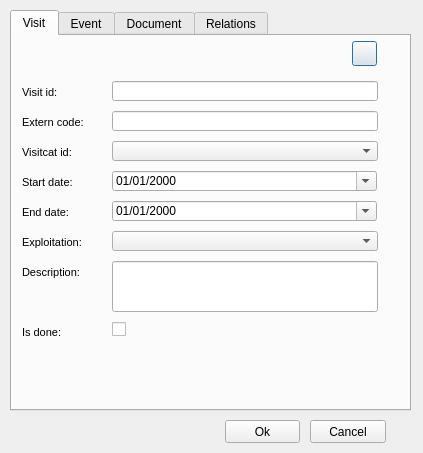
<?xml version="1.0" encoding="UTF-8"?>
<ui version="4.0">
 <class>Dialog</class>
 <widget class="QDialog" name="Dialog">
  <property name="geometry">
   <rect>
    <x>0</x>
    <y>0</y>
    <width>423</width>
    <height>453</height>
   </rect>
  </property>
  <property name="windowTitle">
   <string>Dialog</string>
  </property>
  <widget class="QTabWidget" name="tabWidget">
   <property name="geometry">
    <rect>
     <x>10</x>
     <y>10</y>
     <width>401</width>
     <height>401</height>
    </rect>
   </property>
   <property name="currentIndex">
    <number>0</number>
   </property>
   <widget class="QWidget" name="tab">
    <attribute name="title">
     <string>Visit</string>
    </attribute>
    <widget class="QLineEdit" name="visit_id">
     <property name="enabled">
      <bool>true</bool>
     </property>
     <property name="geometry">
      <rect>
       <x>100</x>
       <y>45</y>
       <width>266</width>
       <height>20</height>
      </rect>
     </property>
     <property name="text">
      <string/>
     </property>
    </widget>
    <widget class="QLabel" name="label_visit_id">
     <property name="geometry">
      <rect>
       <x>10</x>
       <y>45</y>
       <width>81</width>
       <height>22</height>
      </rect>
     </property>
     <property name="font">
      <font>
       <pointsize>8</pointsize>
      </font>
     </property>
     <property name="frameShape">
      <enum>QFrame::NoFrame</enum>
     </property>
     <property name="frameShadow">
      <enum>QFrame::Raised</enum>
     </property>
     <property name="text">
      <string>Visit id:</string>
     </property>
     <property name="textFormat">
      <enum>Qt::AutoText</enum>
     </property>
     <property name="scaledContents">
      <bool>false</bool>
     </property>
     <property name="margin">
      <number>3</number>
     </property>
    </widget>
    <widget class="QPushButton" name="add_geom">
     <property name="geometry">
      <rect>
       <x>340</x>
       <y>5</y>
       <width>25</width>
       <height>25</height>
      </rect>
     </property>
     <property name="text">
      <string/>
     </property>
     <property name="icon">
      <iconset>
       <normaloff>icons/widgets/131.png</normaloff>icons/widgets/131.png</iconset>
     </property>
    </widget>
    <widget class="QLabel" name="label_ext_code">
     <property name="geometry">
      <rect>
       <x>10</x>
       <y>75</y>
       <width>81</width>
       <height>22</height>
      </rect>
     </property>
     <property name="font">
      <font>
       <pointsize>8</pointsize>
      </font>
     </property>
     <property name="frameShape">
      <enum>QFrame::NoFrame</enum>
     </property>
     <property name="frameShadow">
      <enum>QFrame::Raised</enum>
     </property>
     <property name="text">
      <string>Extern code:</string>
     </property>
     <property name="textFormat">
      <enum>Qt::AutoText</enum>
     </property>
     <property name="scaledContents">
      <bool>false</bool>
     </property>
     <property name="margin">
      <number>3</number>
     </property>
    </widget>
    <widget class="QLineEdit" name="ext_code">
     <property name="enabled">
      <bool>true</bool>
     </property>
     <property name="geometry">
      <rect>
       <x>100</x>
       <y>75</y>
       <width>266</width>
       <height>20</height>
      </rect>
     </property>
     <property name="text">
      <string/>
     </property>
    </widget>
    <widget class="QLabel" name="label_startdate">
     <property name="geometry">
      <rect>
       <x>10</x>
       <y>135</y>
       <width>86</width>
       <height>22</height>
      </rect>
     </property>
     <property name="font">
      <font>
       <pointsize>8</pointsize>
      </font>
     </property>
     <property name="frameShape">
      <enum>QFrame::NoFrame</enum>
     </property>
     <property name="frameShadow">
      <enum>QFrame::Raised</enum>
     </property>
     <property name="text">
      <string>Start date:</string>
     </property>
     <property name="textFormat">
      <enum>Qt::AutoText</enum>
     </property>
     <property name="scaledContents">
      <bool>false</bool>
     </property>
     <property name="margin">
      <number>3</number>
     </property>
    </widget>
    <widget class="QLabel" name="label_enddate">
     <property name="geometry">
      <rect>
       <x>10</x>
       <y>165</y>
       <width>81</width>
       <height>22</height>
      </rect>
     </property>
     <property name="font">
      <font>
       <pointsize>8</pointsize>
      </font>
     </property>
     <property name="frameShape">
      <enum>QFrame::NoFrame</enum>
     </property>
     <property name="frameShadow">
      <enum>QFrame::Raised</enum>
     </property>
     <property name="text">
      <string>End date:</string>
     </property>
     <property name="textFormat">
      <enum>Qt::AutoText</enum>
     </property>
     <property name="scaledContents">
      <bool>false</bool>
     </property>
     <property name="margin">
      <number>3</number>
     </property>
    </widget>
    <widget class="QLabel" name="label_expl_id">
     <property name="geometry">
      <rect>
       <x>10</x>
       <y>195</y>
       <width>86</width>
       <height>22</height>
      </rect>
     </property>
     <property name="font">
      <font>
       <pointsize>8</pointsize>
      </font>
     </property>
     <property name="frameShape">
      <enum>QFrame::NoFrame</enum>
     </property>
     <property name="frameShadow">
      <enum>QFrame::Raised</enum>
     </property>
     <property name="text">
      <string>Exploitation:</string>
     </property>
     <property name="textFormat">
      <enum>Qt::AutoText</enum>
     </property>
     <property name="scaledContents">
      <bool>false</bool>
     </property>
     <property name="margin">
      <number>3</number>
     </property>
    </widget>
    <widget class="QComboBox" name="expl_id">
     <property name="geometry">
      <rect>
       <x>100</x>
       <y>195</y>
       <width>266</width>
       <height>20</height>
      </rect>
     </property>
    </widget>
    <widget class="QComboBox" name="visitcat_id">
     <property name="geometry">
      <rect>
       <x>100</x>
       <y>105</y>
       <width>266</width>
       <height>20</height>
      </rect>
     </property>
    </widget>
    <widget class="QLabel" name="label_visitcat_id">
     <property name="geometry">
      <rect>
       <x>10</x>
       <y>105</y>
       <width>86</width>
       <height>22</height>
      </rect>
     </property>
     <property name="font">
      <font>
       <pointsize>8</pointsize>
      </font>
     </property>
     <property name="frameShape">
      <enum>QFrame::NoFrame</enum>
     </property>
     <property name="frameShadow">
      <enum>QFrame::Raised</enum>
     </property>
     <property name="text">
      <string>Visitcat id:</string>
     </property>
     <property name="textFormat">
      <enum>Qt::AutoText</enum>
     </property>
     <property name="scaledContents">
      <bool>false</bool>
     </property>
     <property name="margin">
      <number>3</number>
     </property>
    </widget>
    <widget class="QLabel" name="label_descript">
     <property name="geometry">
      <rect>
       <x>10</x>
       <y>225</y>
       <width>81</width>
       <height>22</height>
      </rect>
     </property>
     <property name="font">
      <font>
       <pointsize>8</pointsize>
      </font>
     </property>
     <property name="frameShape">
      <enum>QFrame::NoFrame</enum>
     </property>
     <property name="frameShadow">
      <enum>QFrame::Raised</enum>
     </property>
     <property name="text">
      <string>Description:</string>
     </property>
     <property name="textFormat">
      <enum>Qt::AutoText</enum>
     </property>
     <property name="scaledContents">
      <bool>false</bool>
     </property>
     <property name="margin">
      <number>3</number>
     </property>
    </widget>
    <widget class="QLineEdit" name="descript">
     <property name="geometry">
      <rect>
       <x>100</x>
       <y>225</y>
       <width>266</width>
       <height>51</height>
      </rect>
     </property>
    </widget>
    <widget class="QCheckBox" name="is_done">
     <property name="geometry">
      <rect>
       <x>100</x>
       <y>285</y>
       <width>106</width>
       <height>17</height>
      </rect>
     </property>
     <property name="text">
      <string/>
     </property>
    </widget>
    <widget class="QLabel" name="label_descript_2">
     <property name="geometry">
      <rect>
       <x>10</x>
       <y>285</y>
       <width>81</width>
       <height>22</height>
      </rect>
     </property>
     <property name="font">
      <font>
       <pointsize>8</pointsize>
      </font>
     </property>
     <property name="frameShape">
      <enum>QFrame::NoFrame</enum>
     </property>
     <property name="frameShadow">
      <enum>QFrame::Raised</enum>
     </property>
     <property name="text">
      <string>Is done:</string>
     </property>
     <property name="textFormat">
      <enum>Qt::AutoText</enum>
     </property>
     <property name="scaledContents">
      <bool>false</bool>
     </property>
     <property name="margin">
      <number>3</number>
     </property>
    </widget>
    <widget class="QDateTimeEdit" name="builtdate">
     <property name="geometry">
      <rect>
       <x>100</x>
       <y>135</y>
       <width>265</width>
       <height>20</height>
      </rect>
     </property>
     <property name="displayFormat">
      <string>dd/MM/yyyy</string>
     </property>
     <property name="calendarPopup">
      <bool>true</bool>
     </property>
    </widget>
    <widget class="QDateTimeEdit" name="enddate">
     <property name="geometry">
      <rect>
       <x>100</x>
       <y>165</y>
       <width>265</width>
       <height>20</height>
      </rect>
     </property>
     <property name="displayFormat">
      <string>dd/MM/yyyy</string>
     </property>
     <property name="calendarPopup">
      <bool>true</bool>
     </property>
    </widget>
   </widget>
   <widget class="QWidget" name="tab_7">
    <attribute name="title">
     <string>Event</string>
    </attribute>
    <widget class="QPushButton" name="btn_open_event">
     <property name="geometry">
      <rect>
       <x>350</x>
       <y>20</y>
       <width>25</width>
       <height>25</height>
      </rect>
     </property>
     <property name="text">
      <string/>
     </property>
     <property name="icon">
      <iconset>
       <normaloff>icons/widgets/111.png</normaloff>icons/widgets/111.png</iconset>
     </property>
    </widget>
    <widget class="QTableView" name="tbl_event">
     <property name="enabled">
      <bool>true</bool>
     </property>
     <property name="geometry">
      <rect>
       <x>5</x>
       <y>55</y>
       <width>371</width>
       <height>311</height>
      </rect>
     </property>
    </widget>
    <widget class="QPushButton" name="btn_open_gallery">
     <property name="geometry">
      <rect>
       <x>320</x>
       <y>20</y>
       <width>25</width>
       <height>25</height>
      </rect>
     </property>
     <property name="text">
      <string/>
     </property>
     <property name="icon">
      <iconset>
       <normaloff>icons/widgets/112.png</normaloff>icons/widgets/112.png</iconset>
     </property>
    </widget>
    <widget class="QPushButton" name="btn_delete_event">
     <property name="geometry">
      <rect>
       <x>290</x>
       <y>20</y>
       <width>25</width>
       <height>25</height>
      </rect>
     </property>
     <property name="text">
      <string/>
     </property>
     <property name="icon">
      <iconset>
       <normaloff>icons/widgets/112.png</normaloff>icons/widgets/112.png</iconset>
     </property>
    </widget>
    <widget class="QPushButton" name="btn_insert_event">
     <property name="geometry">
      <rect>
       <x>200</x>
       <y>20</y>
       <width>25</width>
       <height>25</height>
      </rect>
     </property>
     <property name="text">
      <string/>
     </property>
     <property name="icon">
      <iconset>
       <normaloff>icons/widgets/112.png</normaloff>icons/widgets/112.png</iconset>
     </property>
    </widget>
    <widget class="QLineEdit" name="event_id">
     <property name="enabled">
      <bool>true</bool>
     </property>
     <property name="geometry">
      <rect>
       <x>10</x>
       <y>20</y>
       <width>181</width>
       <height>20</height>
      </rect>
     </property>
     <property name="text">
      <string/>
     </property>
    </widget>
   </widget>
   <widget class="QWidget" name="tab_8">
    <attribute name="title">
     <string>Document</string>
    </attribute>
    <widget class="QDateEdit" name="date_document_to">
     <property name="geometry">
      <rect>
       <x>120</x>
       <y>27</y>
       <width>91</width>
       <height>22</height>
      </rect>
     </property>
     <property name="date">
      <date>
       <year>2017</year>
       <month>1</month>
       <day>1</day>
      </date>
     </property>
     <property name="calendarPopup">
      <bool>true</bool>
     </property>
    </widget>
    <widget class="QLineEdit" name="doc_id">
     <property name="geometry">
      <rect>
       <x>10</x>
       <y>75</y>
       <width>156</width>
       <height>20</height>
      </rect>
     </property>
    </widget>
    <widget class="QLabel" name="label_doc_from">
     <property name="geometry">
      <rect>
       <x>15</x>
       <y>5</y>
       <width>90</width>
       <height>22</height>
      </rect>
     </property>
     <property name="font">
      <font>
       <pointsize>8</pointsize>
      </font>
     </property>
     <property name="frameShape">
      <enum>QFrame::NoFrame</enum>
     </property>
     <property name="frameShadow">
      <enum>QFrame::Plain</enum>
     </property>
     <property name="text">
      <string>From:</string>
     </property>
     <property name="textFormat">
      <enum>Qt::AutoText</enum>
     </property>
     <property name="scaledContents">
      <bool>false</bool>
     </property>
     <property name="alignment">
      <set>Qt::AlignLeading|Qt::AlignLeft|Qt::AlignVCenter</set>
     </property>
     <property name="margin">
      <number>3</number>
     </property>
    </widget>
    <widget class="Line" name="line_6">
     <property name="geometry">
      <rect>
       <x>20</x>
       <y>50</y>
       <width>361</width>
       <height>20</height>
      </rect>
     </property>
     <property name="orientation">
      <enum>Qt::Horizontal</enum>
     </property>
    </widget>
    <widget class="QComboBox" name="doc_type">
     <property name="geometry">
      <rect>
       <x>230</x>
       <y>27</y>
       <width>151</width>
       <height>20</height>
      </rect>
     </property>
    </widget>
    <widget class="QDateEdit" name="date_document_from">
     <property name="geometry">
      <rect>
       <x>15</x>
       <y>27</y>
       <width>91</width>
       <height>22</height>
      </rect>
     </property>
     <property name="date">
      <date>
       <year>2016</year>
       <month>1</month>
       <day>1</day>
      </date>
     </property>
     <property name="calendarPopup">
      <bool>true</bool>
     </property>
    </widget>
    <widget class="QPushButton" name="btn_doc_delete">
     <property name="geometry">
      <rect>
       <x>200</x>
       <y>70</y>
       <width>25</width>
       <height>25</height>
      </rect>
     </property>
     <property name="text">
      <string/>
     </property>
     <property name="icon">
      <iconset>
       <normaloff>icons/widgets/112.png</normaloff>icons/widgets/112.png</iconset>
     </property>
    </widget>
    <widget class="QPushButton" name="btn_open_doc">
     <property name="geometry">
      <rect>
       <x>355</x>
       <y>70</y>
       <width>25</width>
       <height>25</height>
      </rect>
     </property>
     <property name="text">
      <string/>
     </property>
     <property name="icon">
      <iconset>
       <normaloff>icons/widgets/171.png</normaloff>icons/widgets/171.png</iconset>
     </property>
    </widget>
    <widget class="QLabel" name="label_doc_type">
     <property name="geometry">
      <rect>
       <x>230</x>
       <y>5</y>
       <width>61</width>
       <height>22</height>
      </rect>
     </property>
     <property name="font">
      <font>
       <pointsize>8</pointsize>
      </font>
     </property>
     <property name="layoutDirection">
      <enum>Qt::LeftToRight</enum>
     </property>
     <property name="frameShape">
      <enum>QFrame::NoFrame</enum>
     </property>
     <property name="frameShadow">
      <enum>QFrame::Raised</enum>
     </property>
     <property name="text">
      <string>Type:</string>
     </property>
     <property name="textFormat">
      <enum>Qt::AutoText</enum>
     </property>
     <property name="scaledContents">
      <bool>false</bool>
     </property>
     <property name="margin">
      <number>3</number>
     </property>
    </widget>
    <widget class="QPushButton" name="btn_doc_insert">
     <property name="geometry">
      <rect>
       <x>170</x>
       <y>70</y>
       <width>25</width>
       <height>25</height>
      </rect>
     </property>
     <property name="text">
      <string/>
     </property>
     <property name="icon">
      <iconset>
       <normaloff>icons/widgets/111.png</normaloff>icons/widgets/111.png</iconset>
     </property>
    </widget>
    <widget class="QLabel" name="label_doc_to">
     <property name="geometry">
      <rect>
       <x>120</x>
       <y>5</y>
       <width>31</width>
       <height>22</height>
      </rect>
     </property>
     <property name="font">
      <font>
       <pointsize>8</pointsize>
      </font>
     </property>
     <property name="frameShape">
      <enum>QFrame::NoFrame</enum>
     </property>
     <property name="frameShadow">
      <enum>QFrame::Raised</enum>
     </property>
     <property name="text">
      <string>To:</string>
     </property>
     <property name="textFormat">
      <enum>Qt::AutoText</enum>
     </property>
     <property name="scaledContents">
      <bool>false</bool>
     </property>
     <property name="margin">
      <number>3</number>
     </property>
    </widget>
    <widget class="QPushButton" name="btn_doc_new">
     <property name="geometry">
      <rect>
       <x>230</x>
       <y>70</y>
       <width>25</width>
       <height>25</height>
      </rect>
     </property>
     <property name="text">
      <string/>
     </property>
     <property name="icon">
      <iconset>
       <normaloff>icons/widgets/170.png</normaloff>icons/widgets/170.png</iconset>
     </property>
    </widget>
    <widget class="QTableView" name="tbl_document">
     <property name="enabled">
      <bool>true</bool>
     </property>
     <property name="geometry">
      <rect>
       <x>10</x>
       <y>110</y>
       <width>371</width>
       <height>261</height>
      </rect>
     </property>
    </widget>
   </widget>
   <widget class="QWidget" name="tab_2">
    <attribute name="title">
     <string>Relations</string>
    </attribute>
    <widget class="QTabWidget" name="tabWidget_2">
     <property name="geometry">
      <rect>
       <x>0</x>
       <y>35</y>
       <width>381</width>
       <height>336</height>
      </rect>
     </property>
     <property name="currentIndex">
      <number>0</number>
     </property>
     <widget class="QWidget" name="tab_3">
      <attribute name="title">
       <string>Arc</string>
      </attribute>
      <widget class="QTableView" name="tbl_doc_x_arc">
       <property name="geometry">
        <rect>
         <x>5</x>
         <y>10</y>
         <width>366</width>
         <height>296</height>
        </rect>
       </property>
      </widget>
     </widget>
     <widget class="QWidget" name="tab_4">
      <attribute name="title">
       <string>Node</string>
      </attribute>
      <widget class="QTableView" name="tbl_doc_x_node">
       <property name="geometry">
        <rect>
         <x>5</x>
         <y>10</y>
         <width>366</width>
         <height>296</height>
        </rect>
       </property>
      </widget>
     </widget>
     <widget class="QWidget" name="tab_5">
      <attribute name="title">
       <string>Connec</string>
      </attribute>
      <widget class="QTableView" name="tbl_doc_x_connec">
       <property name="geometry">
        <rect>
         <x>5</x>
         <y>10</y>
         <width>366</width>
         <height>296</height>
        </rect>
       </property>
      </widget>
     </widget>
     <widget class="QWidget" name="tab_6">
      <attribute name="title">
       <string>Gully</string>
      </attribute>
      <widget class="QTableView" name="tbl_doc_x_gully">
       <property name="geometry">
        <rect>
         <x>5</x>
         <y>10</y>
         <width>366</width>
         <height>296</height>
        </rect>
       </property>
      </widget>
     </widget>
    </widget>
    <widget class="QPushButton" name="btn_snapping">
     <property name="geometry">
      <rect>
       <x>350</x>
       <y>5</y>
       <width>25</width>
       <height>25</height>
      </rect>
     </property>
     <property name="text">
      <string/>
     </property>
     <property name="icon">
      <iconset>
       <normaloff>icons/widgets/129.png</normaloff>icons/widgets/129.png</iconset>
     </property>
    </widget>
    <widget class="QPushButton" name="btn_delete">
     <property name="geometry">
      <rect>
       <x>320</x>
       <y>5</y>
       <width>25</width>
       <height>25</height>
      </rect>
     </property>
     <property name="text">
      <string/>
     </property>
     <property name="icon">
      <iconset>
       <normaloff>icons/widgets/112.png</normaloff>icons/widgets/112.png</iconset>
     </property>
    </widget>
    <widget class="QPushButton" name="btn_insert">
     <property name="geometry">
      <rect>
       <x>290</x>
       <y>5</y>
       <width>25</width>
       <height>25</height>
      </rect>
     </property>
     <property name="text">
      <string/>
     </property>
     <property name="icon">
      <iconset>
       <normaloff>icons/widgets/111.png</normaloff>icons/widgets/111.png</iconset>
     </property>
    </widget>
    <widget class="QLineEdit" name="lineEdit">
     <property name="geometry">
      <rect>
       <x>140</x>
       <y>10</y>
       <width>141</width>
       <height>20</height>
      </rect>
     </property>
    </widget>
   </widget>
  </widget>
  <widget class="QPushButton" name="btn_cancel">
   <property name="geometry">
    <rect>
     <x>310</x>
     <y>420</y>
     <width>76</width>
     <height>23</height>
    </rect>
   </property>
   <property name="text">
    <string>Cancel</string>
   </property>
  </widget>
  <widget class="QPushButton" name="btn_accept">
   <property name="geometry">
    <rect>
     <x>225</x>
     <y>420</y>
     <width>75</width>
     <height>23</height>
    </rect>
   </property>
   <property name="text">
    <string>Ok</string>
   </property>
  </widget>
 </widget>
 <tabstops>
  <tabstop>visit_id</tabstop>
  <tabstop>btn_accept</tabstop>
  <tabstop>btn_cancel</tabstop>
 </tabstops>
 <resources/>
 <connections/>
</ui>
